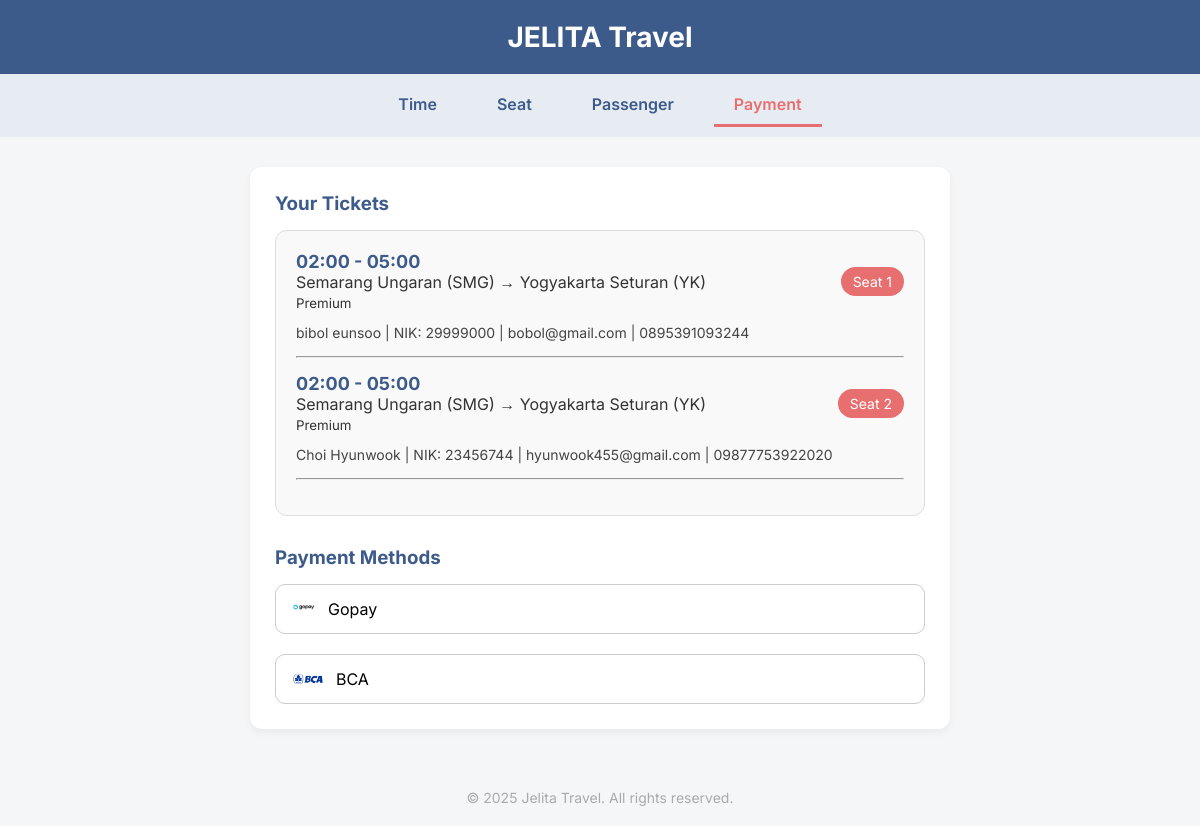
Page /payment.php?id_jadwal=18 on the committed database.
### tables this page shows
CREATE TABLE `penumpang` (
  `id` int(11) NOT NULL,
  `id_jadwal` int(11) NOT NULL,
  `no_kursi` int(11) NOT NULL,
  `first_name` varchar(100) DEFAULT NULL,
  `last_name` varchar(100) DEFAULT NULL,
  `nik` varchar(20) DEFAULT NULL,
  `email` varchar(100) DEFAULT NULL,
  `phone` varchar(20) DEFAULT NULL,
  `created_at` timestamp NOT NULL DEFAULT current_timestamp()
);

CREATE TABLE `jadwal` (
  `id` int(11) NOT NULL,
  `jam_berangkat` time DEFAULT NULL,
  `jam_tiba` time DEFAULT NULL,
  `lokasi_berangkat` varchar(100) DEFAULT NULL,
  `tujuan` varchar(100) DEFAULT NULL,
  `tipe` varchar(50) DEFAULT NULL,
  `harga` decimal(10,2) DEFAULT NULL,
  `kursi` int(11) DEFAULT NULL
);

### payment.php (the view, shortened to what this page needs)
<?php
include 'koneksi.php';
$id_jadwal = isset($_GET['id_jadwal']) ? (int)$_GET['id_jadwal'] : 0;
$data = [];
if ($id_jadwal) {
  $query = "SELECT
              j.jam_berangkat,
              j.jam_tiba,
              j.lokasi_berangkat,
              j.tujuan,
              j.tipe,
              p.no_kursi,
              p.first_name,
              p.last_name,
              p.nik,
              p.email,
              p.phone
            FROM penumpang p
            JOIN jadwal j ON j.id = p.id_jadwal
            WHERE p.id_jadwal = $id_jadwal
            ORDER BY p.no_kursi ASC";
  $result = mysqli_query($connect, $query);
  while ($row = mysqli_fetch_assoc($result)) {
    $data[] = $row;
  }
}
?>
<!DOCTYPE html>
<html lang="en">
<head>
</head>
<body>
<header>JELITA Travel</header>
<div class="nav-tabs">
  <a href="time.php" class="tab">Time</a>
  <a href="seat.php?id=<?= $id_jadwal ?>" class="tab">Seat</a>
  <a href="booking.php?id_jadwal=<?= $id_jadwal ?>" class="tab">Passenger</a>
  <a href="#" class="tab active">Payment</a>
</div>
<div class="container">
  <h3>Your Tickets</h3>
  <div class="ticket-box">
    <?php if (!empty($data)): ?>
      <?php foreach ($data as $row): ?>
        <div class="ticket-row">
          <div class="ticket-info">
           <strong>
  <?= date('H:i', strtotime($row['jam_berangkat'])) ?> -
  <?= date('H:i', strtotime($row['jam_tiba'])) ?>
</strong><br>
            <?= $row['lokasi_berangkat'] ?> → <?= $row['tujuan'] ?><br>
            <small><?= $row['tipe'] ?></small>
          </div>
          <div class="seat-tag">Seat <?= $row['no_kursi'] ?></div>
        </div>
        <div class="user-info">
          <?= $row['first_name'] ?> <?= $row['last_name'] ?> | NIK: <?= $row['nik'] ?> | <?= $row['email'] ?> | <?= $row['phone'] ?>
        </div>
        <hr style="margin: 15px 0;">
      <?php endforeach; ?>
    <?php else: ?>
      <p>Tidak ada data tiket yang ditemukan.</p>
    <?php endif; ?>
  </div>
  <h3>Payment Methods</h3>
  <form action="gopay.php" method="post" class="payment-methods">
    <button type="submit" name="payment" value="gopay" class="payment-btn">
      <img src="img/gopay.png" alt="Gopay">
      Gopay
    </button>
  </form>
  <br>
  <form action="bca.php" method="post" class="payment-methods">
    <button type="submit" name="payment" value="bca" class="payment-btn">
      <img src="img/Logo-BCA-PNG.png" alt="BCA">
      BCA
    </button>
  </form>
</div>
<footer>
  &copy; 2025 Jelita Travel. All rights reserved.
</footer>
</body>
</html>

### payment.php (style rules this page uses)
* { margin: 0;padding: 0;box-sizing: border-box;font-family: 'Inter', sans-serif; }
body { background-color: #f4f6f8;color: #333; }
header { background-color: #3C5B8B;color: white;padding: 20px;text-align: center;font-size: 28px;font-weight: bold; }
.nav-tabs { display: flex;justify-content: center;background: #e7ecf3;padding: 10px; }
.nav-tabs .tab { padding: 10px 20px;text-decoration: none;color: #3C5B8B;font-weight: 600;border-bottom: 3px solid transparent;margin: 0 10px; }
.nav-tabs .tab.active { border-bottom: 3px solid #e86f6f;color: #e86f6f; }
.container { max-width: 700px;margin: 30px auto;background-color: white;border-radius: 12px;box-shadow: 0 4px 10px rgba(0,0,0,0.05);padding: 25px; }
h3 { margin-bottom: 15px;color: #3C5B8B; }
.ticket-box { background-color: #f9f9f9;border-radius: 12px;padding: 20px;margin-bottom: 30px;border: 1px solid #ddd; }
.ticket-row { display: flex;justify-content: space-between;align-items: center;margin-bottom: 12px; }
.ticket-info { font-size: 16px; }
.ticket-info strong { color: #3C5B8B;font-size: 18px; }
.seat-tag { background-color: #e86f6f;color: white;border-radius: 20px;padding: 6px 12px;font-size: 14px; }
.user-info { font-size: 14px;margin-top: 5px;color: #444; }
.payment-methods { display: flex;flex-direction: column;gap: 15px; }
.payment-btn { display: flex;align-items: center;justify-content: flex-start;border: 1px solid #ccc;border-radius: 10px;padding: 12px 16px;background-color: white;cursor: pointer;font-size: 16px;transition: background-color 0.2s ease; }
.payment-btn img { height: 24px;margin-right: 12px; }
footer { margin-top: 40px;text-align: center;color: #aaa;font-size: 14px;padding: 20px 0; }

### rows in the picture
penumpang: id_jadwal.jam_berangkat "02:00", id_jadwal.jam_tiba "05:00", id_jadwal.lokasi_berangkat "Semarang Ungaran (SMG)", id_jadwal.tujuan "Yogyakarta Seturan (YK)", id_jadwal.tipe "Premium", no_kursi "1", first_name "bibol", last_name "eunsoo", nik "29999000", email "bobol@gmail.com", phone "0895391093244"
penumpang: id_jadwal.jam_berangkat "02:00", id_jadwal.jam_tiba "05:00", id_jadwal.lokasi_berangkat "Semarang Ungaran (SMG)", id_jadwal.tujuan "Yogyakarta Seturan (YK)", id_jadwal.tipe "Premium", no_kursi "2", first_name "Choi", last_name "Hyunwook", nik "23456744", email "hyunwook455@gmail.com", phone "09877753922020"
